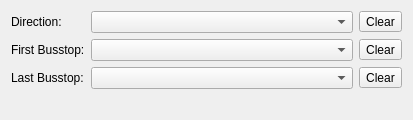
<?xml version="1.0" encoding="UTF-8"?>
<ui version="4.0">
 <class>WdgRouteFilterPopup</class>
 <widget class="QWidget" name="WdgRouteFilterPopup">
  <property name="geometry">
   <rect>
    <x>0</x>
    <y>0</y>
    <width>413</width>
    <height>120</height>
   </rect>
  </property>
  <property name="windowTitle">
   <string>Form</string>
  </property>
  <layout class="QFormLayout" name="formLayout">
   <item row="0" column="0">
    <widget class="QLabel" name="lDirection">
     <property name="text">
      <string>Direction:</string>
     </property>
    </widget>
   </item>
   <item row="0" column="1">
    <layout class="QHBoxLayout" name="horizontalLayout">
     <item>
      <widget class="QComboBox" name="cbDirection"/>
     </item>
     <item>
      <widget class="QToolButton" name="tbDirectionClear">
       <property name="text">
        <string>Clear</string>
       </property>
      </widget>
     </item>
    </layout>
   </item>
   <item row="1" column="0">
    <widget class="QLabel" name="lFirstBusstop">
     <property name="text">
      <string>First Busstop:</string>
     </property>
    </widget>
   </item>
   <item row="1" column="1">
    <layout class="QHBoxLayout" name="horizontalLayout_2">
     <item>
      <widget class="QComboBox" name="cbFirstBusstop"/>
     </item>
     <item>
      <widget class="QToolButton" name="tbFirstBusstopClear">
       <property name="text">
        <string>Clear</string>
       </property>
      </widget>
     </item>
    </layout>
   </item>
   <item row="2" column="0">
    <widget class="QLabel" name="lLastBusstop">
     <property name="text">
      <string>Last Busstop:</string>
     </property>
    </widget>
   </item>
   <item row="2" column="1">
    <layout class="QHBoxLayout" name="horizontalLayout_3">
     <item>
      <widget class="QComboBox" name="cbLastBusstop"/>
     </item>
     <item>
      <widget class="QToolButton" name="tbLastBusstopClear">
       <property name="text">
        <string>Clear</string>
       </property>
      </widget>
     </item>
    </layout>
   </item>
  </layout>
 </widget>
 <resources/>
 <connections/>
</ui>
